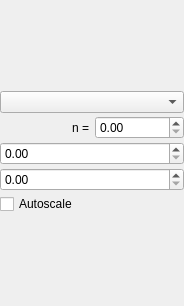
<?xml version="1.0" encoding="UTF-8"?>
<ui version="4.0">
 <class>ColorBarWidgetClass</class>
 <widget class="QWidget" name="ColorBarWidgetClass">
  <property name="geometry">
   <rect>
    <x>0</x>
    <y>0</y>
    <width>184</width>
    <height>306</height>
   </rect>
  </property>
  <property name="windowTitle">
   <string>ColorBarWidget</string>
  </property>
  <layout class="QVBoxLayout" name="verticalLayout_2">
   <property name="spacing">
    <number>0</number>
   </property>
   <property name="margin">
    <number>0</number>
   </property>
   <item>
    <layout class="QVBoxLayout" name="verticalLayout">
     <property name="spacing">
      <number>3</number>
     </property>
     <item>
      <widget class="QComboBox" name="cmbScaleType"/>
     </item>
     <item>
      <layout class="QHBoxLayout" name="horizontalLayout">
       <item>
        <widget class="QLabel" name="lblN">
         <property name="text">
          <string>n =</string>
         </property>
         <property name="alignment">
          <set>Qt::AlignRight|Qt::AlignTrailing|Qt::AlignVCenter</set>
         </property>
        </widget>
       </item>
       <item>
        <widget class="QDoubleSpinBox" name="dspnN"/>
       </item>
      </layout>
     </item>
     <item>
      <widget class="MantidQt::API::QScienceSpinBox" name="valMax">
       <property name="toolTip">
        <string>Maximum value in the color scale</string>
       </property>
       <property name="wrapping">
        <bool>false</bool>
       </property>
       <property name="buttonSymbols">
        <enum>QAbstractSpinBox::UpDownArrows</enum>
       </property>
       <property name="accelerated">
        <bool>true</bool>
       </property>
      </widget>
     </item>
     <item>
      <widget class="MantidQt::API::QScienceSpinBox" name="valMin">
       <property name="toolTip">
        <string>Minimum value in the color scale</string>
       </property>
       <property name="accelerated">
        <bool>true</bool>
       </property>
      </widget>
     </item>
     <item>
      <widget class="QCheckBox" name="autoScale">
       <property name="text">
        <string>Autoscale</string>
       </property>
      </widget>
     </item>
    </layout>
   </item>
  </layout>
 </widget>
 <layoutdefault spacing="6" margin="11"/>
 <customwidgets>
  <customwidget>
   <class>MantidQt::API::QScienceSpinBox</class>
   <extends>QDoubleSpinBox</extends>
   <header>MantidQtAPI/QScienceSpinBox.h</header>
  </customwidget>
 </customwidgets>
 <resources/>
 <connections/>
</ui>
